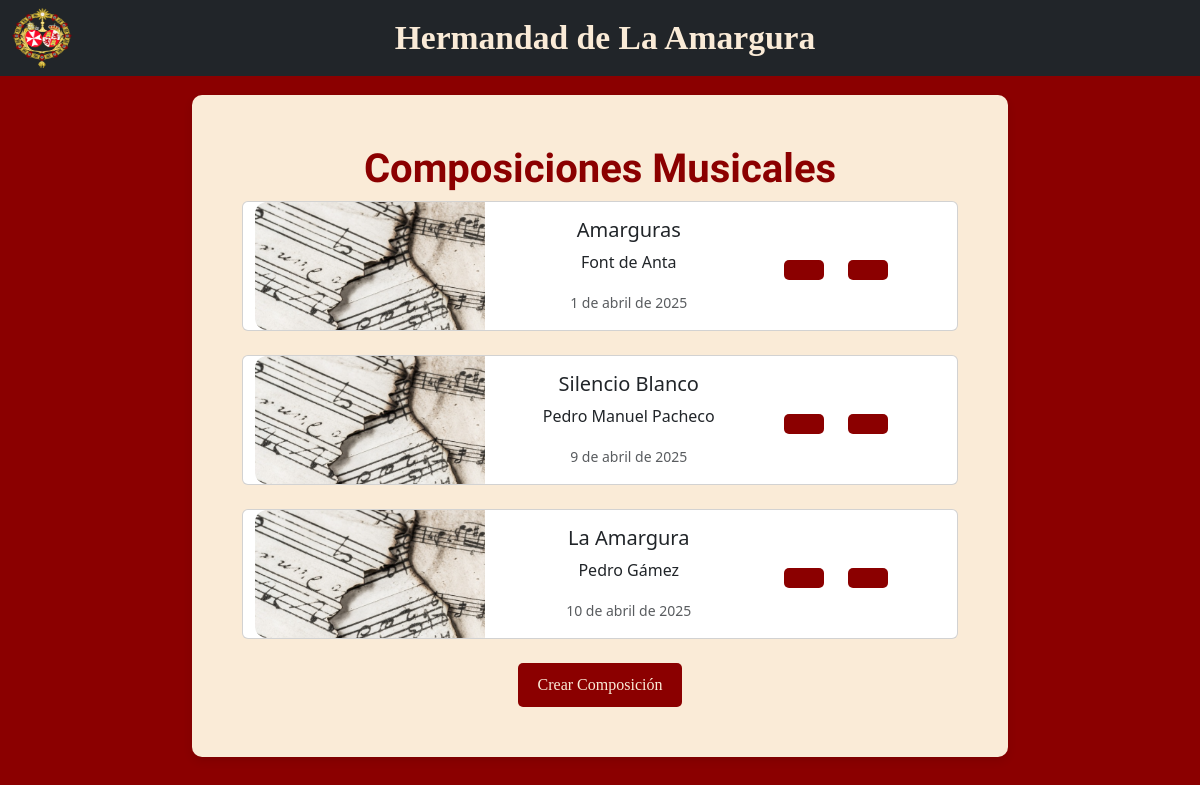
/composiciones_musicales/, run on an earlier commit of the app's database.
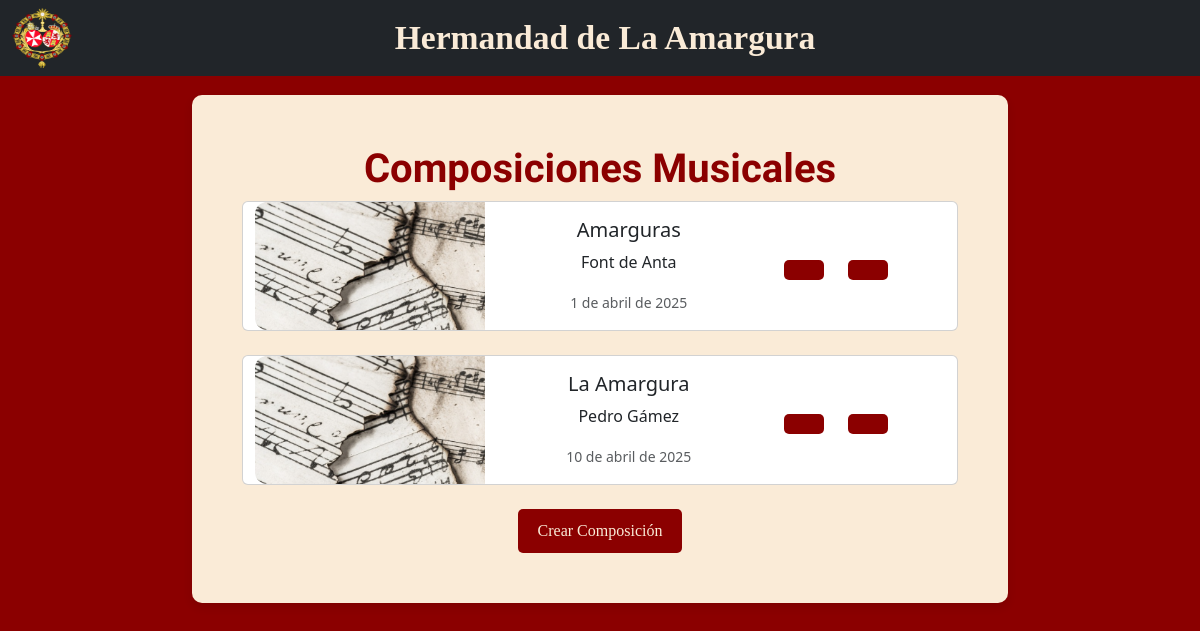
And on a later commit of the database.
### hermandapp/models.py (models this page shows, shortened)
class ComposicionMusical(models.Model):
    nombre = models.CharField(max_length=200)
    autor = models.CharField(max_length=150)
    fecha_creacion = models.DateField()
    es_marcha_procesional = models.BooleanField(default=True)

### hermandapp/views.py (the view)
# urls.py: path('composiciones_musicales/', go_composiciones, name='composiciones'),
def go_composiciones(request):
    lista_composiciones = ComposicionMusical.objects.all()
    return render(request, 'composiciones.html', {'composiciones': lista_composiciones})

### templates/composiciones.html
{% extends 'base.html' %}
{% load bootstrap_icons %}
{% load static %}
{% block content %}
    <h1>Composiciones Musicales</h1>
    <div class="container text-center">
        {% for c in composiciones %}
            <div class="row">
                <div class="card mb-12">
                    <div class="row g-0">
                        <div class="col-md-4">
                            <img src="{% static 'images/fondo_composiciones.png' %}" class="custom-img"
                                 alt="...">
                        </div>
                        <div class="col-md-5">
                            <div class="card-body">
                                <h5 class="card-title">{{ c.nombre }}</h5>
                                <p class="card-text">{{ c.autor }}</p>
                                <p class="card-text"><small class="text-muted">{{ c.fecha_creacion }}</small></p>
                            </div>
                        </div>
                        <div class="col-md-2  alinear-final">
                            <div class="row centrar" >
                                <div class="col-md-6">
                                    <a href="{% url 'new_composicion' id=c.id %}" class="mb-2">
                                        <button class="btn-amargura">{% bs_icon 'pen' %}</button>
                                    </a>
                                </div>
                                <div class="col-md-6">
                                    <a href="{% url 'eliminar' id=c.id %}">
                                        <button class="btn-amargura">{% bs_icon 'trash' %}</button>
                                    </a>
                                </div>
                            </div>
                        </div>
                    </div>
                </div>
            </div>
            <br>
        {% endfor %}
    </div>
    <a href="{% url 'new_composicion' id=0 %}">
        <button class="btn-amargura">Crear Composición</button>
    </a>
{% endblock %}

What changed in the data, as far as the page shows it:
removed ComposicionMusical: nombre "Silencio Blanco", autor "Pedro Manuel Pacheco", fecha_creacion "9 de abril de 2025"
